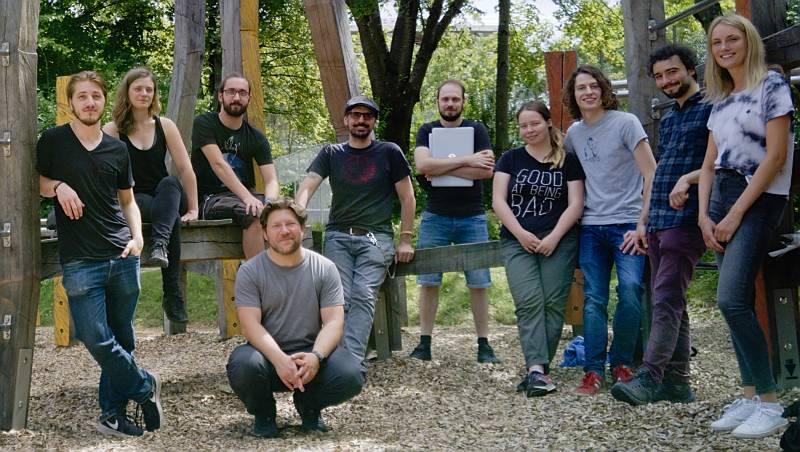
#> input picture VIGITIA_toolkit/applications/image.jpg, 800 x 452 px
$ python -i BackgroundSubstractionService.py   (imports and definitions only)
#> lines starting #> are read from the running program, lines starting #| are printed output that depends on the picture
#> further down, picture is the input picture: shape (452, 800, 3); mean B, G, R 82.8, 91.5, 89.4
#!/usr/bin/env python
# -*- coding: utf-8 -*-

# https://docs.opencv.org/master/de/df4/tutorial_js_bg_subtraction.html

import cv2

import numpy as np

from skimage.filters import threshold_multiotsu

class ForegroundMaskExtractor:

    def __init__(self):
        self.fgbg = cv2.createBackgroundSubtractorMOG2(history=1000, detectShadows=1)
        self.fgbg_basic = cv2.createBackgroundSubtractorMOG2(varThreshold=200, detectShadows=0)
        print('[Foreground Mask Extractor]: Ready')

    def get_foreground_mask(self, frame):
        blur = cv2.GaussianBlur(frame, (7, 7), 0)

        foreground_mask = self.fgbg.apply(blur, learningRate=0.001)

        # Filter out the shadows
        _, foreground_mask = cv2.threshold(foreground_mask, 254, 255, cv2.THRESH_BINARY)

        # Remove small black regions
        kernel = cv2.getStructuringElement(cv2.MORPH_ELLIPSE, (21, 21))
        foreground_mask = cv2.morphologyEx(foreground_mask, cv2.MORPH_CLOSE, kernel, 2)

        return foreground_mask

    def get_foreground_mask_depth(self, depth_frame):
        blur = cv2.GaussianBlur(depth_frame, (7, 7), 0)
        foreground_mask = self.fgbg_basic.apply(blur, learningRate=0)

        # Get rid of the small black regions in our mask by applying morphological closing
        # (dilation followed by erosion) with a small x by x pixel kernel
        kernel = cv2.getStructuringElement(cv2.MORPH_ELLIPSE, (9, 9))
        foreground_mask = cv2.morphologyEx(foreground_mask, cv2.MORPH_CLOSE, kernel, 2)

        return foreground_mask

    def get_foreground_mask_basic(self, frame):
        # Use the Hue channel on the test background for good detection results
        hsv_image = cv2.cvtColor(frame, cv2.COLOR_BGR2HSV)
#> hsv_image: shape (452, 800, 3); mean H, S, V 59.2, 86.2, 101.3
        hue, saturation, value = cv2.split(hsv_image)
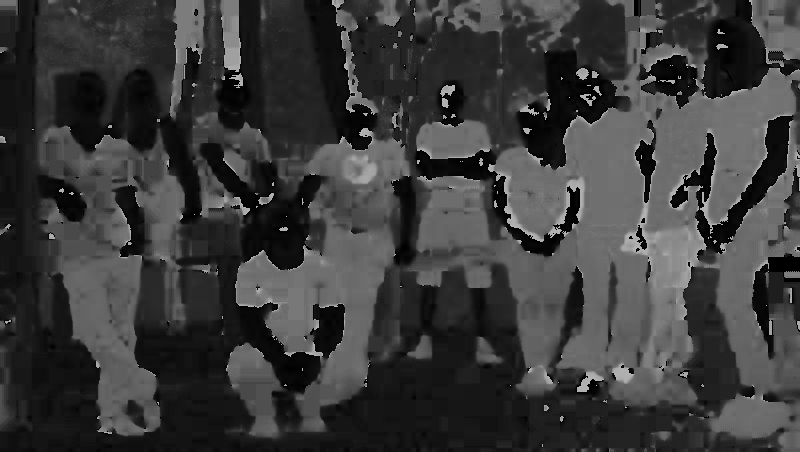
#> hue: shape (452, 800); min 0, max 179, mean 59.2
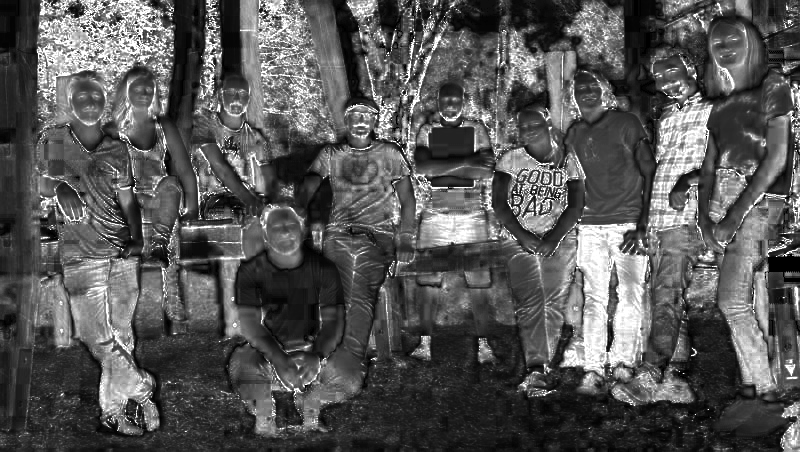
#> saturation: shape (452, 800); min 0, max 255, mean 86.2
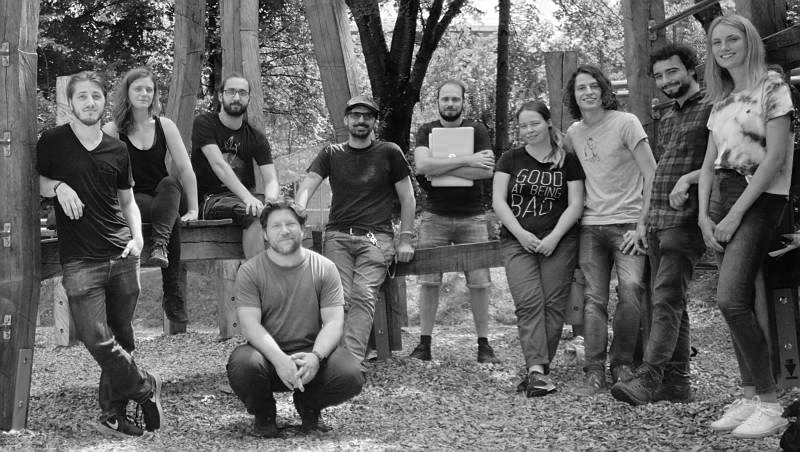
#> value: shape (452, 800); min 0, max 255, mean 101.3

        blur = cv2.GaussianBlur(value, (7, 7), 0)
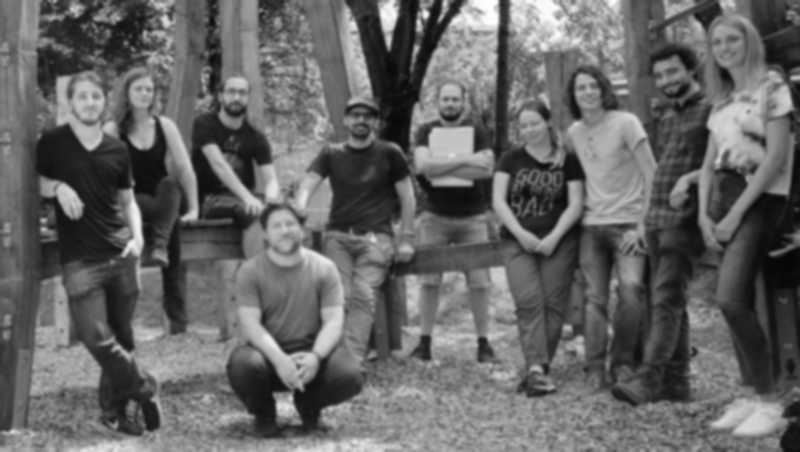
#> blur: shape (452, 800); min 5, max 254, mean 101.3
        foreground_mask = self.fgbg_basic.apply(blur, learningRate=0)
#> foreground_mask: shape (452, 800); every value is 255

        # Get rid of the small black regions in our mask by applying morphological closing
        # (dilation followed by erosion) with a small x by x pixel kernel
        kernel = cv2.getStructuringElement(cv2.MORPH_ELLIPSE, (9, 9))
        foreground_mask = cv2.morphologyEx(foreground_mask, cv2.MORPH_CLOSE, kernel, 2)

        return foreground_mask

    def get_foreground_mask_otsu(self, frame):
        # Source: https://docs.opencv.org/3.4/d7/d4d/tutorial_py_thresholding.html
        frame = cv2.cvtColor(frame, cv2.COLOR_BGR2GRAY)
        blur = cv2.GaussianBlur(frame, (5, 5), 0)
        _, th = cv2.threshold(blur, 0, 255, cv2.THRESH_BINARY + cv2.THRESH_OTSU)

        return th

>>> import cv2
>>> picture = cv2.imread('../applications/image.jpg')
>>> result = ForegroundMaskExtractor().get_foreground_mask_basic(picture)
